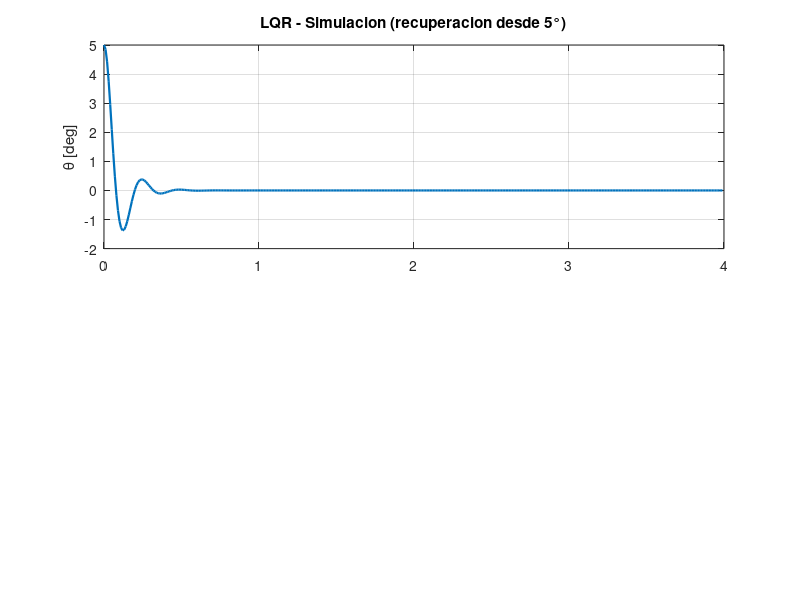

This figure's MATLAB source: (Note: this script raises an error after producing the figure.)
function comparar(slug)
% COMPARAR  Simula un controlador, guarda su imagen y compara con hardware.
%   comparar('lqr')   % tambien: lqg, cascada, fopid, imc, hinf
%
% - Simula el lazo cerrado (recuperacion desde theta0=5 deg) -> guarda <slug>_sim.png
% - Carga el CSV real mas reciente de ../resultados/<slug>_*.csv
% - Grafica y guarda la comparativa sim vs hardware -> <slug>_comparativa.png
% - Imprime metricas (theta_RMS, |theta|max, |u|max) de ambos.

if nargin<1, slug='lqr'; end
here   = fileparts(mfilename('fullpath'));
resdir = fullfile(here,'..','resultados');
outdir = here;

%% 1) Simulacion
[t_s, th_s, u_s] = sim_ctrl(slug);
% ---- guardar imagen de la simulacion ----
f1=figure('Color','w','Position',[80 80 640 460]);
subplot(2,1,1); plot(t_s,th_s,'LineWidth',1.6); grid on; ylabel('\theta [deg]');
title(sprintf('%s - Simulacion (recuperacion desde 5°)',upper(slug))); yline(0,'--k');
subplot(2,1,2); plot(t_s,u_s,'LineWidth',1.6); grid on; ylabel('u [PWM]'); xlabel('t [s]');
saveas(f1,fullfile(outdir,[slug '_sim.png']));

%% 2) Cargar data real (hardware)
d = dir(fullfile(resdir,[slug '_2*.csv']));
if isempty(d)
   warning('No hay CSV de hardware para "%s" en %s',slug,resdir);
   th_h=[]; t_h=[]; u_h=[];
else
   [~,ix]=max([d.datenum]); csv=fullfile(resdir,d(ix).name);
   T=readtable(csv); D=T{:,:};
   t_h=(D(:,1)-D(1,1))/1000; th_h=D(:,2); u_h=D(:,6);
   fprintf('Hardware: %s (%d muestras)\n',d(ix).name,numel(t_h));
end

%% 3) Comparativa sim vs hardware
f2=figure('Color','w','Position',[100 100 900 560]);
subplot(2,2,1); plot(t_s,th_s,'b','LineWidth',1.5); grid on; yline(0,'--k');
   title('SIMULACION'); ylabel('\theta [deg]');
subplot(2,2,2);
   if ~isempty(th_h), plot(t_h,th_h,'r','LineWidth',1.0); end
   grid on; yline(0,'--k'); title('HARDWARE'); ylabel('\theta [deg]');
subplot(2,2,3); plot(t_s,u_s,'b','LineWidth',1.5); grid on;
   ylabel('u [PWM]'); xlabel('t [s]');
subplot(2,2,4);
   if ~isempty(u_h), plot(t_h,u_h,'r','LineWidth',1.0); end
   grid on; ylabel('u [PWM]'); xlabel('t [s]');
sgtitle(sprintf('%s : Simulacion vs Hardware',upper(slug)));
saveas(f2,fullfile(outdir,[slug '_comparativa.png']));

%% 4) Metricas
rms=@(v) sqrt(mean(v.^2));
fprintf('\n== %s ==\n',upper(slug));
fprintf('  SIM : thetaRMS=%.3f deg  |theta|max=%.2f  |u|max=%.0f\n',...
        rms(th_s),max(abs(th_s)),max(abs(u_s)));
if ~isempty(th_h)
  fprintf('  HW  : thetaRMS=%.3f deg  |theta|max=%.2f  |u|max=%.0f\n',...
        rms(th_h),max(abs(th_h)),max(abs(u_h)));
end
fprintf('  Imagenes: %s_sim.png , %s_comparativa.png\n',slug,slug);
end

% =====================================================================
function [t,th_deg,u_out]=sim_ctrl(slug)
% Simula el lazo cerrado discreto (dt=10ms) desde theta0=5 deg.
R2D=180/pi; dt=0.01; Tf=4; N=round(Tf/dt);
A=[0 1 0 0; 0 0 -7.4697 0; 0 0 0 1; 0 0 104.6806 0];
B=[0;0.1979;0;-1.4869]*(0.00054/0.00338);      % B REAL
sysd=c2d(ss(A,B,eye(4),zeros(4,1)),dt,'zoh'); Ad=sysd.A; Bd=sysd.B;

% --- coeficientes de controladores dinamicos ---
alpha=10.2314; k2=-20.33; kc=1.19; CASGAIN=4;             % cascada
Klqg=[-70.71 -196.97 -1985.22 -284.52];                  % lqg
num=[-9644.251425 14377.850121 4271.651618 -14402.416908 5348.033021];
den=[1 -1.024125 -0.727214 1.035496 -0.261415];          % hinf
% GL para FOPID (lambda=0.95, mu=0.15)
L=64; lam=0.95; mu=0.15; cI=zeros(1,L); cD=zeros(1,L); cI(1)=1; cD(1)=1;
for j=2:L, cI(j)=cI(j-1)*(1-(-lam+1)/(j-1)); cD(j)=cD(j-1)*(1-(mu+1)/(j-1)); end
hlam=dt^lam; hmu=dt^-mu; ebuf=zeros(1,L);
% estado interno
I1=0; u_imc=0; ehist=zeros(1,5); uhist=zeros(1,5);

x=[0;0;5/R2D;0]; th_deg=zeros(1,N); u_out=zeros(1,N);
for kk=1:N
   th=x(3); thd=x(4);
   switch slug
     case 'lqr'
        u = 59.5*(th*R2D) + 1.7*(thd*R2D);
     case 'lqg'
        u = -(Klqg(3)*th + Klqg(4)*thd);
     case 'cascada'
        e1=-th; I1=max(min(I1+e1*dt,2),-2);
        v=kc*(e1+alpha*I1); w=thd+alpha*th; u=CASGAIN*k2*(v-w);
     case 'imc'
        uref=43.5*(th*R2D)+3.10*(thd*R2D); beta=dt/(0.010+dt);
        u_imc=u_imc+beta*(uref-u_imc); u=0.75*u_imc;
     case 'fopid'
        e=th*R2D; ebuf=[e ebuf(1:end-1)];
        I=hlam*sum(cI.*ebuf); Dv=hmu*sum(cD.*ebuf); I=max(min(I,200),-200);
        u=45*e+12*I+2.5*Dv;
     case 'hinf'
        e=-th; ehist=[e ehist(1:end-1)];
        u=(num*ehist' - den(2:end)*uhist(1:end-1)')/den(1);
        uhist=[u uhist(1:end-1)]; u=0.10*u;
     otherwise, error('controlador desconocido: %s',slug);
   end
   u=max(min(u,255),-255);
   th_deg(kk)=th*R2D; u_out(kk)=u;
   x=Ad*x+Bd*u;
   if abs(x(3)*R2D)>60, th_deg=th_deg(1:kk); u_out=u_out(1:kk); break; end  % cayo
end
t=(0:numel(th_deg)-1)*dt;
end
